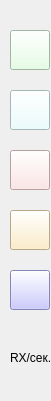
                 <widget class="QWidget" name="widget_10" native="true">
                  <property name="geometry">
                   <rect>
                    <x>470</x>
                    <y>-10</y>
                    <width>51</width>
                    <height>401</height>
                   </rect>
                  </property>
                  <property name="sizePolicy">
                   <sizepolicy hsizetype="Fixed" vsizetype="Preferred">
                    <horstretch>0</horstretch>
                    <verstretch>0</verstretch>
                   </sizepolicy>
                  </property>
                  <property name="styleSheet">
                   <string notr="true"/>
                  </property>
                  <widget class="QPushButton" name="button_sell">
                   <property name="geometry">
                    <rect>
                     <x>10</x>
                     <y>150</y>
                     <width>40</width>
                     <height>40</height>
                    </rect>
                   </property>
                   <property name="sizePolicy">
                    <sizepolicy hsizetype="Minimum" vsizetype="Preferred">
                     <horstretch>0</horstretch>
                     <verstretch>0</verstretch>
                    </sizepolicy>
                   </property>
                   <property name="minimumSize">
                    <size>
                     <width>40</width>
                     <height>40</height>
                    </size>
                   </property>
                   <property name="maximumSize">
                    <size>
                     <width>40</width>
                     <height>40</height>
                    </size>
                   </property>
                   <property name="styleSheet">
                    <string notr="true">background-color:#ffdede;</string>
                   </property>
                   <property name="text">
                    <string/>
                   </property>
                   <property name="icon">
                    <iconset>
                     <normaloff>icons/down.png</normaloff>icons/down.png</iconset>
                   </property>
                   <property name="iconSize">
                    <size>
                     <width>36</width>
                     <height>36</height>
                    </size>
                   </property>
                  </widget>
                  <widget class="QPushButton" name="button_buy">
                   <property name="geometry">
                    <rect>
                     <x>10</x>
                     <y>30</y>
                     <width>40</width>
                     <height>40</height>
                    </rect>
                   </property>
                   <property name="sizePolicy">
                    <sizepolicy hsizetype="Minimum" vsizetype="Preferred">
                     <horstretch>0</horstretch>
                     <verstretch>0</verstretch>
                    </sizepolicy>
                   </property>
                   <property name="minimumSize">
                    <size>
                     <width>40</width>
                     <height>40</height>
                    </size>
                   </property>
                   <property name="maximumSize">
                    <size>
                     <width>40</width>
                     <height>40</height>
                    </size>
                   </property>
                   <property name="styleSheet">
                    <string notr="true">background-color:#deffde;</string>
                   </property>
                   <property name="text">
                    <string/>
                   </property>
                   <property name="icon">
                    <iconset>
                     <normaloff>icons/up.png</normaloff>icons/up.png</iconset>
                   </property>
                   <property name="iconSize">
                    <size>
                     <width>36</width>
                     <height>48</height>
                    </size>
                   </property>
                  </widget>
                  <widget class="QPushButton" name="button_close_position">
                   <property name="geometry">
                    <rect>
                     <x>10</x>
                     <y>90</y>
                     <width>40</width>
                     <height>40</height>
                    </rect>
                   </property>
                   <property name="sizePolicy">
                    <sizepolicy hsizetype="Minimum" vsizetype="Preferred">
                     <horstretch>0</horstretch>
                     <verstretch>0</verstretch>
                    </sizepolicy>
                   </property>
                   <property name="minimumSize">
                    <size>
                     <width>40</width>
                     <height>40</height>
                    </size>
                   </property>
                   <property name="maximumSize">
                    <size>
                     <width>40</width>
                     <height>40</height>
                    </size>
                   </property>
                   <property name="styleSheet">
                    <string notr="true">background-color:#e6ffff;</string>
                   </property>
                   <property name="text">
                    <string/>
                   </property>
                   <property name="icon">
                    <iconset>
                     <normaloff>icons/cancel.png</normaloff>icons/cancel.png</iconset>
                   </property>
                   <property name="iconSize">
                    <size>
                     <width>36</width>
                     <height>36</height>
                    </size>
                   </property>
                  </widget>
                  <widget class="QPushButton" name="button_f4_2">
                   <property name="geometry">
                    <rect>
                     <x>288</x>
                     <y>280</y>
                     <width>80</width>
                     <height>32</height>
                    </rect>
                   </property>
                   <property name="sizePolicy">
                    <sizepolicy hsizetype="Minimum" vsizetype="Preferred">
                     <horstretch>0</horstretch>
                     <verstretch>0</verstretch>
                    </sizepolicy>
                   </property>
                   <property name="minimumSize">
                    <size>
                     <width>80</width>
                     <height>0</height>
                    </size>
                   </property>
                   <property name="maximumSize">
                    <size>
                     <width>80</width>
                     <height>16777215</height>
                    </size>
                   </property>
                   <property name="styleSheet">
                    <string notr="true"/>
                   </property>
                   <property name="text">
                    <string>F4</string>
                   </property>
                  </widget>
                  <widget class="QPushButton" name="button_f2_2">
                   <property name="geometry">
                    <rect>
                     <x>116</x>
                     <y>280</y>
                     <width>80</width>
                     <height>32</height>
                    </rect>
                   </property>
                   <property name="sizePolicy">
                    <sizepolicy hsizetype="Minimum" vsizetype="Preferred">
                     <horstretch>0</horstretch>
                     <verstretch>0</verstretch>
                    </sizepolicy>
                   </property>
                   <property name="minimumSize">
                    <size>
                     <width>80</width>
                     <height>0</height>
                    </size>
                   </property>
                   <property name="maximumSize">
                    <size>
                     <width>80</width>
                     <height>16777215</height>
                    </size>
                   </property>
                   <property name="styleSheet">
                    <string notr="true"/>
                   </property>
                   <property name="text">
                    <string>F2</string>
                   </property>
                  </widget>
                  <widget class="QPushButton" name="button_f3_2">
                   <property name="geometry">
                    <rect>
                     <x>202</x>
                     <y>280</y>
                     <width>80</width>
                     <height>32</height>
                    </rect>
                   </property>
                   <property name="sizePolicy">
                    <sizepolicy hsizetype="Minimum" vsizetype="Preferred">
                     <horstretch>0</horstretch>
                     <verstretch>0</verstretch>
                    </sizepolicy>
                   </property>
                   <property name="minimumSize">
                    <size>
                     <width>80</width>
                     <height>0</height>
                    </size>
                   </property>
                   <property name="maximumSize">
                    <size>
                     <width>80</width>
                     <height>16777215</height>
                    </size>
                   </property>
                   <property name="styleSheet">
                    <string notr="true"/>
                   </property>
                   <property name="text">
                    <string>F3</string>
                   </property>
                  </widget>
                  <widget class="QPushButton" name="button_f5_2">
                   <property name="geometry">
                    <rect>
                     <x>374</x>
                     <y>280</y>
                     <width>80</width>
                     <height>32</height>
                    </rect>
                   </property>
                   <property name="sizePolicy">
                    <sizepolicy hsizetype="Minimum" vsizetype="Preferred">
                     <horstretch>0</horstretch>
                     <verstretch>0</verstretch>
                    </sizepolicy>
                   </property>
                   <property name="minimumSize">
                    <size>
                     <width>80</width>
                     <height>0</height>
                    </size>
                   </property>
                   <property name="maximumSize">
                    <size>
                     <width>80</width>
                     <height>16777215</height>
                    </size>
                   </property>
                   <property name="styleSheet">
                    <string notr="true"/>
                   </property>
                   <property name="text">
                    <string>F5</string>
                   </property>
                  </widget>
                  <widget class="QPushButton" name="button_maximize">
                   <property name="geometry">
                    <rect>
                     <x>10</x>
                     <y>270</y>
                     <width>40</width>
                     <height>40</height>
                    </rect>
                   </property>
                   <property name="minimumSize">
                    <size>
                     <width>40</width>
                     <height>40</height>
                    </size>
                   </property>
                   <property name="maximumSize">
                    <size>
                     <width>40</width>
                     <height>40</height>
                    </size>
                   </property>
                   <property name="baseSize">
                    <size>
                     <width>32</width>
                     <height>32</height>
                    </size>
                   </property>
                   <property name="toolTip">
                    <string>Maximize window</string>
                   </property>
                   <property name="styleSheet">
                    <string notr="true">background-color:#bbbbff;</string>
                   </property>
                   <property name="text">
                    <string/>
                   </property>
                   <property name="icon">
                    <iconset>
                     <normaloff>icons/maximize.png</normaloff>icons/maximize.png</iconset>
                   </property>
                   <property name="iconSize">
                    <size>
                     <width>24</width>
                     <height>24</height>
                    </size>
                   </property>
                  </widget>
                  <widget class="QPushButton" name="button_settings">
                   <property name="geometry">
                    <rect>
                     <x>10</x>
                     <y>210</y>
                     <width>40</width>
                     <height>40</height>
                    </rect>
                   </property>
                   <property name="minimumSize">
                    <size>
                     <width>40</width>
                     <height>40</height>
                    </size>
                   </property>
                   <property name="maximumSize">
                    <size>
                     <width>40</width>
                     <height>40</height>
                    </size>
                   </property>
                   <property name="baseSize">
                    <size>
                     <width>32</width>
                     <height>32</height>
                    </size>
                   </property>
                   <property name="toolTip">
                    <string>&lt;html&gt;&lt;head/&gt;&lt;body&gt;&lt;p&gt;&lt;br/&gt;&lt;/p&gt;&lt;/body&gt;&lt;/html&gt;</string>
                   </property>
                   <property name="styleSheet">
                    <string notr="true">background-color:#ffebbc;</string>
                   </property>
                   <property name="text">
                    <string/>
                   </property>
                   <property name="icon">
                    <iconset>
                     <normaloff>icons/settings.png</normaloff>icons/settings.png</iconset>
                   </property>
                   <property name="iconSize">
                    <size>
                     <width>24</width>
                     <height>24</height>
                    </size>
                   </property>
                  </widget>
                  <widget class="QLabel" name="label_6">
                   <property name="geometry">
                    <rect>
                     <x>10</x>
                     <y>350</y>
                     <width>46</width>
                     <height>16</height>
                    </rect>
                   </property>
                   <property name="text">
                    <string>RX/сек.</string>
                   </property>
                  </widget>
                 </widget>
